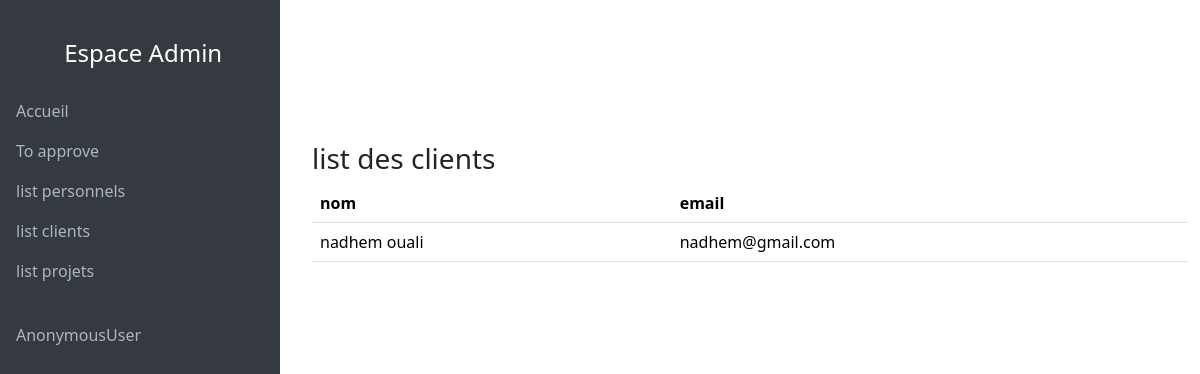
The page /ArtyProd/admincltlist/ on the database its author committed.
### ArtyProd/models.py (models this page shows, shortened)
class CustomUser(AbstractUser):
    USER_TYPE_CHOICES = [
        ('personnel', 'Personnel'),
        ('client', 'Client'),
    ]
    user_type = models.CharField(
        max_length=20,
        choices=USER_TYPE_CHOICES,
        default='client',
    )
    groups = models.ManyToManyField(
        'auth.Group',
        related_name='custom_users',
        blank=True,
        help_text='The groups this user belongs to. A user will get all permissions granted to each of their groups.',
        verbose_name='groups',
    )
    user_permissions = models.ManyToManyField(
        'auth.Permission',
        related_name='custom_users',
        blank=True,
        help_text='Specific permissions for this user.',
        verbose_name='user permissions',
    )

### ArtyProd/views.py (the view)
# urls.py: path('admincltlist/',views.admincltlist,name="admincltlist"),
def admincltlist(request):
    list=CustomUser.objects.filter(user_type='client')
    return render( request,'admin/admincltlist.html',{'list':list})

### ArtyProd/templates/admin/admincltlist.html
{% extends 'admin/admin_panel.html' %}
{% load static %}
{% block content %}
<h3>list des clients</h3>
<table class="table table-hover">
    <thead>
        <tr>
          <th scope="col">nom </th>
          <th scope="col">email</th>
        </tr>
      </thead>
      <tbody>
        {% for fr in list %}
        {% if fr.first_name %}
        <tr>
          <td>{{fr.first_name}} {{fr.last_name}}</td>
          <td>{{fr.email}}</td>
        </tr>
        {% endif %}
        {% endfor %}
      </tbody>
</table>
{% endblock %}

### rows shown on the page
CustomUser: first_name "nadhem", last_name "ouali", email "nadhem@gmail.com"

### other values the page prints
{{ user }} "AnonymousUser"
